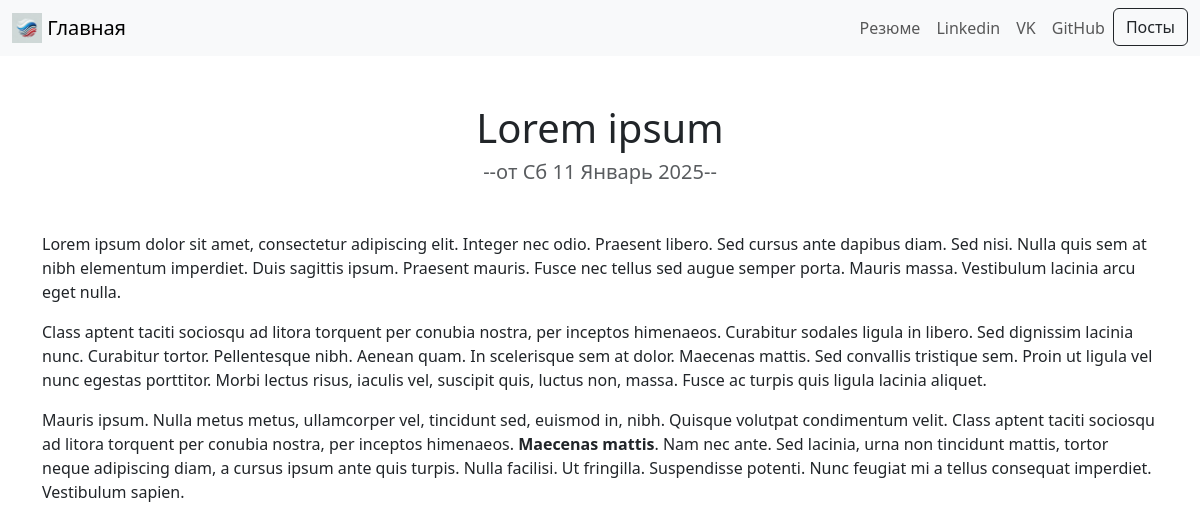
Page /blog/7/ on the committed database.
### blog/models.py (models this page shows, shortened)
class Blog(models.Model):
    title = models.CharField(max_length=200)
    description = models.CharField(max_length=25000000)
    date = models.DateField()

### blog/views.py (the view)
# urls.py: path('<int:blog_id>/', views.detail, name='detail'), # поэтому создадим такую конструкцию. Она принимает в себя любую страницу по blog_id. int указывает на то какого типа придет значение, это может бы
def detail(request, blog_id): # здесь передаем не только запрос, но и переменную
    blog = get_object_or_404(Blog, pk=blog_id) # тут мы обращаемся к нашему cозданному классу Blog в БД, берем его primary key и приравниваем к переменной blog_id
    return render(request, 'detail.html', {'blog':blog})

### blog/templates/detail.html
{% extends 'portfolio/base.html' %}
{% load static %}
{% block content %}
<h1 class="text-center mt-5" id="blogdetailtitle">{{ blog.title }}</h1>
<h5 class="text-center text-muted mb-5">--от {{ blog.date|date:'D j F Y' }}--</h5>
{{ blog.description|safe }}
{% endblock %}

### rows in the picture
Blog: title "Lorem ipsum", date "Сб 11 Январь 2025", description "Lorem ipsum dolor sit amet, consectetur adipiscing elit. Integer nec odio. Praesent libero. Sed cursus ante dapibus diam. Sed nisi. Nulla quis sem at nibh elementum imperdiet. Duis sagittis ipsum. Praesent mauris. Fusce nec tellus sed augue semper porta. Mauris massa. Vestibulum lacinia arcu eget nulla. Class aptent taciti sociosqu ad litora torquent per conubia nostra, per inceptos himenaeos. Curabitur sodales ligula in libero. Sed dignissim lacinia nunc. Curabitur tortor. Pellentesque nibh. Aenean quam. In scelerisque sem at dolor. Maecenas mattis. Sed convallis tristique sem. Proin ut ligula vel nunc egestas porttitor. Morbi lectus risus, iaculis vel, suscipit quis, luctus non, massa.…"
